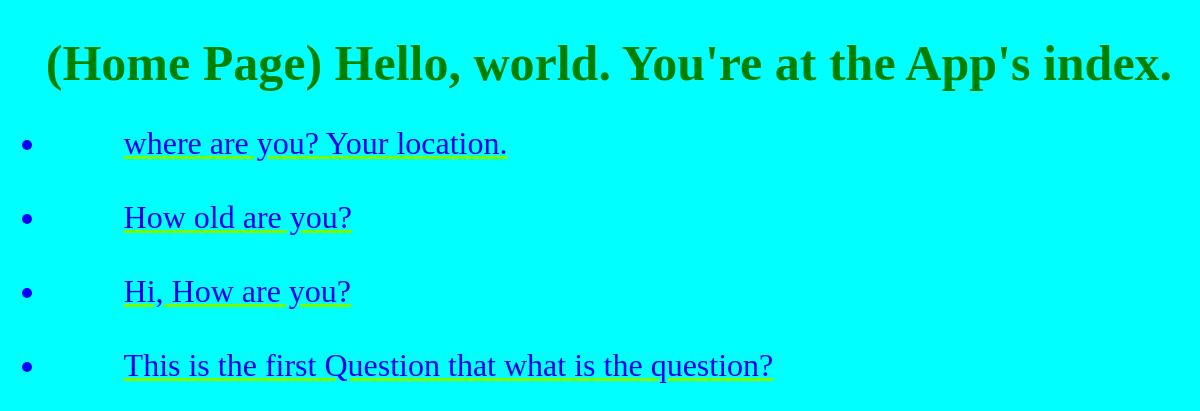
The app's page /app/, older data.
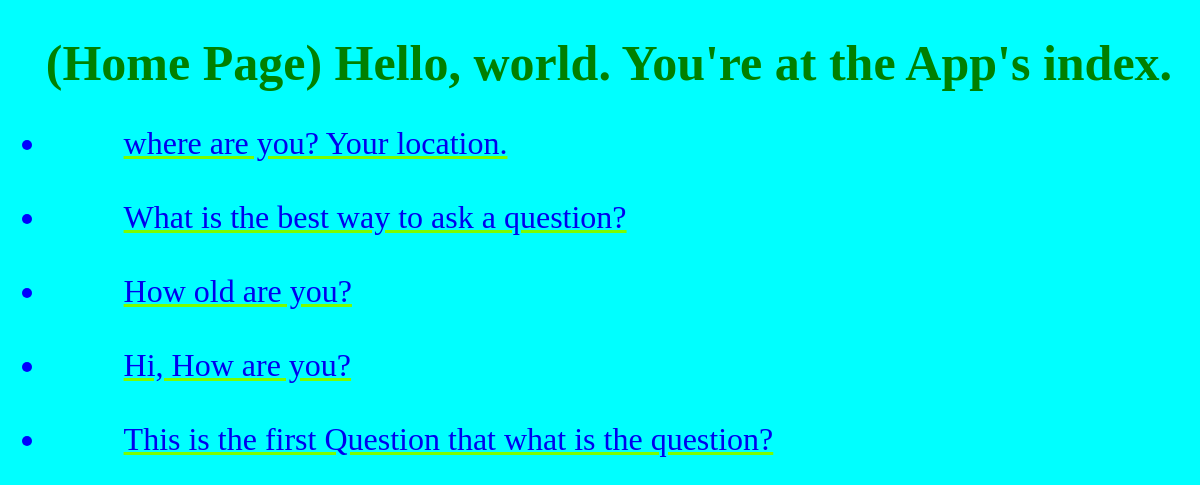
The same page, newer data.
### app/models.py (models this page shows, shortened)
class Question(models.Model):
    question_text = models.CharField(max_length=200)
    pub_date = models.DateTimeField('date published')

### app/views.py (the view)
# urls.py: path('', views.IndexView.as_view(), name='index'),
class IndexView(generic.ListView):
    template_name = 'app/index.html'
    context_object_name = 'latest_question_list'
    def get_queryset(self):
        return Question.objects.order_by('-pub_date')[:5]

### templates/app/index.html
{% extends './base.html' %}
{% block content %}
    <h1 id="main_header">(Home Page) Hello, world. You're at the App's index.</h1>
    <ul class="question_list">
    {% if latest_question_list %}
        {% for question in latest_question_list %}
            <li><a href="{% url 'app:detail' question.id %}">
                    {{ question.question_text }}</a> </li>
            <br>
        {% endfor %}
    {% else %}
        <p>No App(Question list) are available.</p>
    {% endif %}
    </ul>
{% endblock %}

Row changes from the older to the newer data that the page shows:
added Question: question_text "What is the best way to ask a question?"
